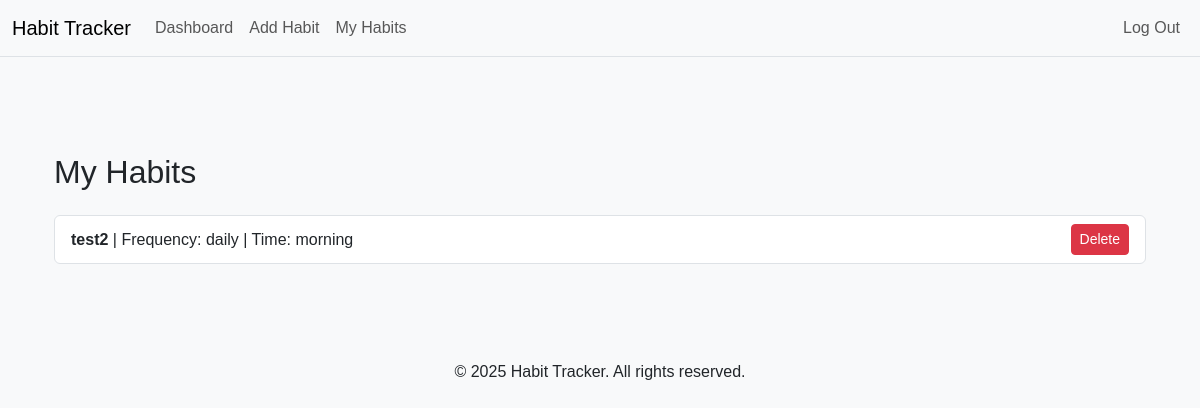
Page /habits (signed in) on the earlier database version.
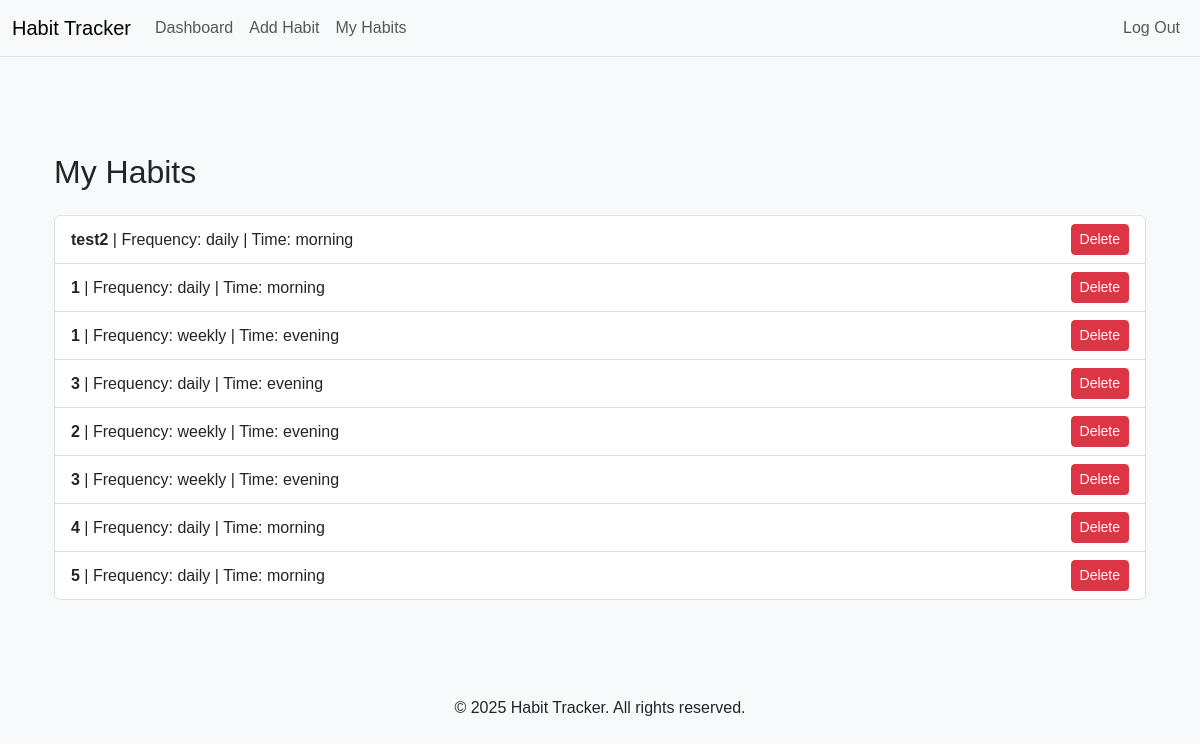
Same page on the later database version.
### tables this page shows
CREATE TABLE habits (
    id INTEGER PRIMARY KEY AUTOINCREMENT,
    user_id INTEGER NOT NULL,
    habit_name TEXT NOT NULL,
    frequency TEXT,
    time_of_day TEXT,
    created_at DATETIME DEFAULT CURRENT_TIMESTAMP,
    FOREIGN KEY (user_id) REFERENCES users(id)
);

### app/routes.py (the view)
@main.route("/habits")
def habits():
    if "user_id" not in session:
        flash("Please log in first.", "danger")
        return redirect(url_for("auth.login"))
    habits = db.execute("SELECT * FROM habits WHERE user_id = ?", session["user_id"])
    return render_template("habits.html", habits=habits)

### app/templates/habits.html (shortened to what this page needs)
{% extends "base.html" %}
{% block main %}
<div class="container mt-5">
    <h2 class="mb-4">My Habits</h2>
    {% if habits %}
        <ul class="list-group">
            {% for habit in habits %}
                <li class="list-group-item d-flex justify-content-between align-items-center">
                    <div>
                        <strong>{{ habit.habit_name }}</strong>
                        {% if habit.frequency %} | Frequency: {{ habit.frequency }}{% endif %}
                        {% if habit.time_of_day %} | Time: {{ habit.time_of_day }}{% endif %}
                    </div>
                    <form action="/delete-habit/{{ habit.id }}" method="post" onsubmit="return confirm('Are you sure you want to delete this habit?');">
                        <button type="submit" class="btn btn-danger btn-sm">Delete</button>
                    </form>
                </li>
            {% endfor %}
        </ul>
    {% else %}
        <p>You haven't added any habits yet. <a href="/add-habit">Add a habit</a>.</p>
    {% endif %}
</div>
{% endblock %}

### app/templates/base.html (shortened to what this page needs)
<!DOCTYPE html>
<html lang="en">
<head>
    <link href="https://cdn.jsdelivr.net/npm/bootstrap@5.3.3/dist/css/bootstrap.min.css" rel="stylesheet">
    <link href="/static/styles.css" rel="stylesheet">
</head>
<body>
    <nav class="navbar navbar-expand-md navbar-light bg-light border-bottom">
        <div class="container-fluid">
            <a class="navbar-brand" href="/">Habit Tracker</a>
            <div class="collapse navbar-collapse" id="navbarContent">
                {% if session["user_id"] %}
                <ul class="navbar-nav me-auto">
                    <li class="nav-item"><a class="nav-link" href="/dashboard">Dashboard</a></li>
                    <li class="nav-item"><a class="nav-link" href="/add-habit">Add Habit</a></li>
                    <li class="nav-item"><a class="nav-link" href="/habits">My Habits</a></li>
                </ul>
                <ul class="navbar-nav ms-auto">
                    <li class="nav-item"><a class="nav-link" href="/logout">Log Out</a></li>
                </ul>
                {% endif %}
            </div>
        </div>
    </nav>
    <main class="container py-5">
        {% block main %}{% endblock %}
    </main>
    <footer class="text-center mt-5 mb-3">
        <p>&copy; 2025 Habit Tracker. All rights reserved.</p>
    </footer>
</body>
</html>

### app/static/styles.css (style rules this page uses)
body { background-color: #f8f9fa; font-family: Arial, sans-serif; }

Differences in the rows shown:
added habits: habit_name "1", frequency "daily", time_of_day "morning"
added habits: habit_name "1", frequency "weekly", time_of_day "evening"
added habits: habit_name "3", frequency "daily", time_of_day "evening"
added habits: habit_name "2", frequency "weekly", time_of_day "evening"
added habits: habit_name "3", frequency "weekly", time_of_day "evening"
added habits: habit_name "4", frequency "daily", time_of_day "morning"
added habits: habit_name "5", frequency "daily", time_of_day "morning"
